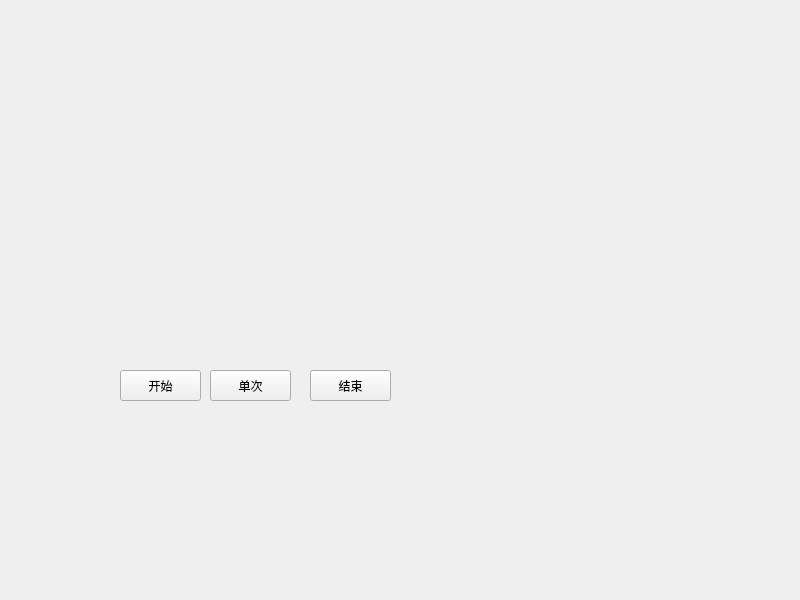
<?xml version="1.0" encoding="UTF-8"?>
<ui version="4.0">
 <class>Widget</class>
 <widget class="QWidget" name="Widget">
  <property name="geometry">
   <rect>
    <x>0</x>
    <y>0</y>
    <width>800</width>
    <height>600</height>
   </rect>
  </property>
  <property name="windowTitle">
   <string>Widget</string>
  </property>
  <widget class="QLabel" name="label">
   <property name="geometry">
    <rect>
     <x>120</x>
     <y>100</y>
     <width>261</width>
     <height>221</height>
    </rect>
   </property>
   <property name="text">
    <string/>
   </property>
   <property name="scaledContents">
    <bool>true</bool>
   </property>
  </widget>
  <widget class="QPushButton" name="startButton">
   <property name="geometry">
    <rect>
     <x>120</x>
     <y>370</y>
     <width>81</width>
     <height>31</height>
    </rect>
   </property>
   <property name="text">
    <string>开始</string>
   </property>
  </widget>
  <widget class="QPushButton" name="stopButton">
   <property name="geometry">
    <rect>
     <x>310</x>
     <y>370</y>
     <width>81</width>
     <height>31</height>
    </rect>
   </property>
   <property name="text">
    <string>结束</string>
   </property>
  </widget>
  <widget class="QPushButton" name="singleButton">
   <property name="geometry">
    <rect>
     <x>210</x>
     <y>370</y>
     <width>81</width>
     <height>31</height>
    </rect>
   </property>
   <property name="text">
    <string>单次</string>
   </property>
  </widget>
 </widget>
 <resources/>
 <connections/>
</ui>
